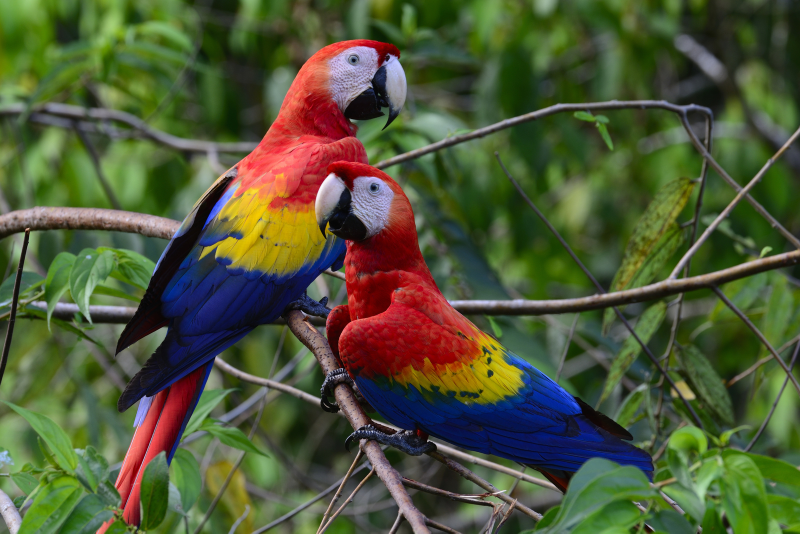
#> input picture AIML Data images/sample4.jpg, 1600 x 1067 px, found by its file name (shown at 1/2 size)
$ jupyter execute AIML.ipynb
#> lines starting #> are read from the running program, lines starting #| are printed output that depends on the picture; after the words box and inside, x2 and y2 are one past the last pixel; in counts of white or black regions, pixels touching at a corner belong together
[cell 1]
from google.colab import files
uploaded = files.upload()
#> the answer given: sample4.jpg

[cell 2]
#importing all the libraries and packages required
import cv2
import numpy as np
import matplotlib.pyplot as plt
from sklearn.cluster import KMeans
import imutils

[cell 3]
#defining the number of clusters and inputting the file image, getting the original shape of image
clusters = 5
img = cv2.imread('/content/sample4.jpg')
#> img is the input picture: shape (1067, 1600, 3); mean B, G, R 55.3, 86.6, 79.1
org_img = img.copy()
print('Org image shape --> ',img.shape)
#| Org image shape -->  (1067, 1600, 3)

[cell 4]
#resizing the image for a faster process and less execution time
img = imutils.resize(img,height=200)
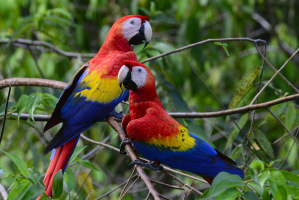
#> img: shape (200, 299, 3); mean B, G, R 55.3, 86.6, 79.1
print('After resizing shape --> ',img.shape)
#| After resizing shape -->  (200, 299, 3)
flat_img = np.reshape(img,(-1,3))
print('After Flattening shape --> ',flat_img.shape)
#| After Flattening shape -->  (59800, 3)

# making a clusters of dominant colors
kmeans = KMeans(n_clusters=clusters,random_state=0)
kmeans.fit(flat_img)
dominant_colors = np.array(kmeans.cluster_centers_,dtype='uint')

[cell 5]
# this code of lines is to show the block of dominant colors more accurately
percentages = (np.unique(kmeans.labels_,return_counts=True)[1])/flat_img.shape[0]
#> percentages = [0.239, 0.293, 0.321, 0.0745, 0.0722]
p_and_c = zip(percentages,dominant_colors)
p_and_c = sorted(p_and_c,reverse=True)
block = np.ones((50,50,3),dtype='uint')
plt.figure(figsize=(12,8))
for i in range(clusters):
    plt.subplot(1,clusters,i+1)
    block[:] = p_and_c[i][1][::-1] #to convert bgr(opencv) to rgb(matplotlib)
    plt.imshow(block)
    plt.xticks([])
    plt.yticks([])
    plt.xlabel(str(round(p_and_c[i][0]*100,2))+'%')
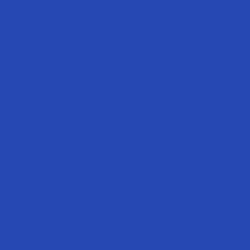
#> block: shape (50, 50, 3) uint64 (shown 5 times larger); mean of channels 0, 1, 2 178, 72, 37; drawn as B, G, R
bar = np.ones((50,500,3),dtype='uint')
plt.figure(figsize=(12,8))
plt.title('Proportions of colors in the image')
start = 0
i = 1
for p,c in p_and_c:
    end = start+int(p*bar.shape[1])
    if i==clusters:
        bar[:,start:] = c[::-1]
    else:
        bar[:,start:end] = c[::-1]
    start = end
    i+=1
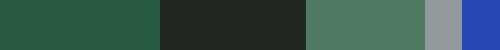
#> bar: shape (50, 500, 3) uint64; mean of channels 0, 1, 2 78.9, 86.2, 54.7; drawn as B, G, R
#> after the loop, i = 6
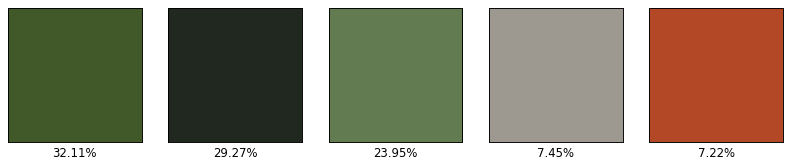
#> figure drawn by matplotlib, 5 panels

[cell 6]
#to  show the block of colors in the form of bar
from google.colab.patches import cv2_imshow
plt.imshow(bar)
plt.xticks([])
plt.yticks([])

# making of the final result
rows = 1000
cols = int((org_img.shape[0]/org_img.shape[1])*rows)
#> cols = 666
img = cv2.resize(org_img,dsize=(rows,cols),interpolation=cv2.INTER_LINEAR)
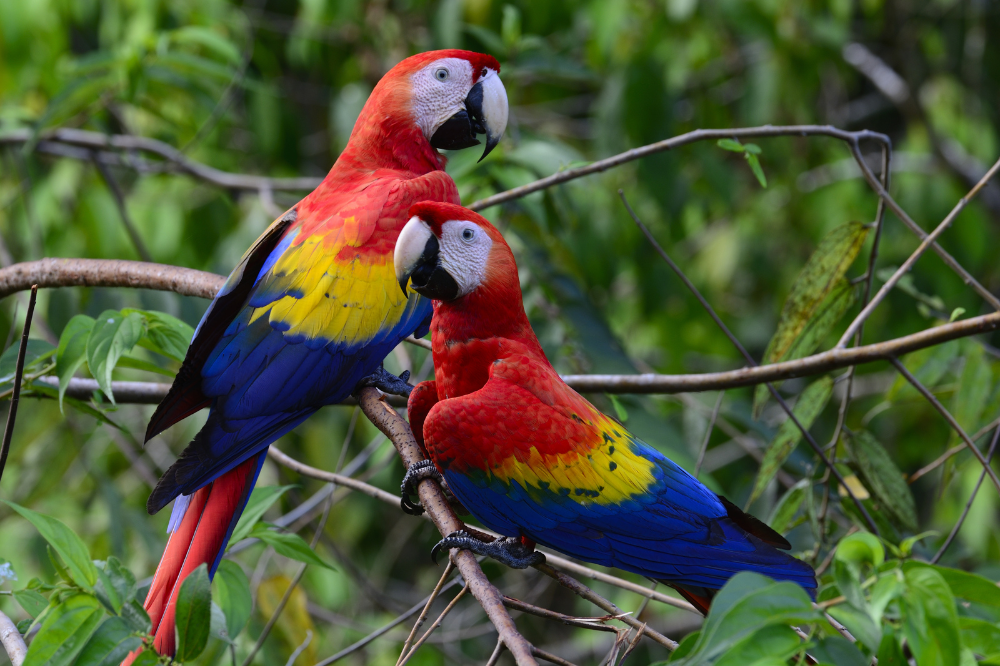
#> img: shape (666, 1000, 3); mean B, G, R 55.2, 86.5, 79
copy = img.copy()
cv2.rectangle(copy,(rows//2-250,cols//2-90),(rows//2+250,cols//2+110),(255,255,255),-1)
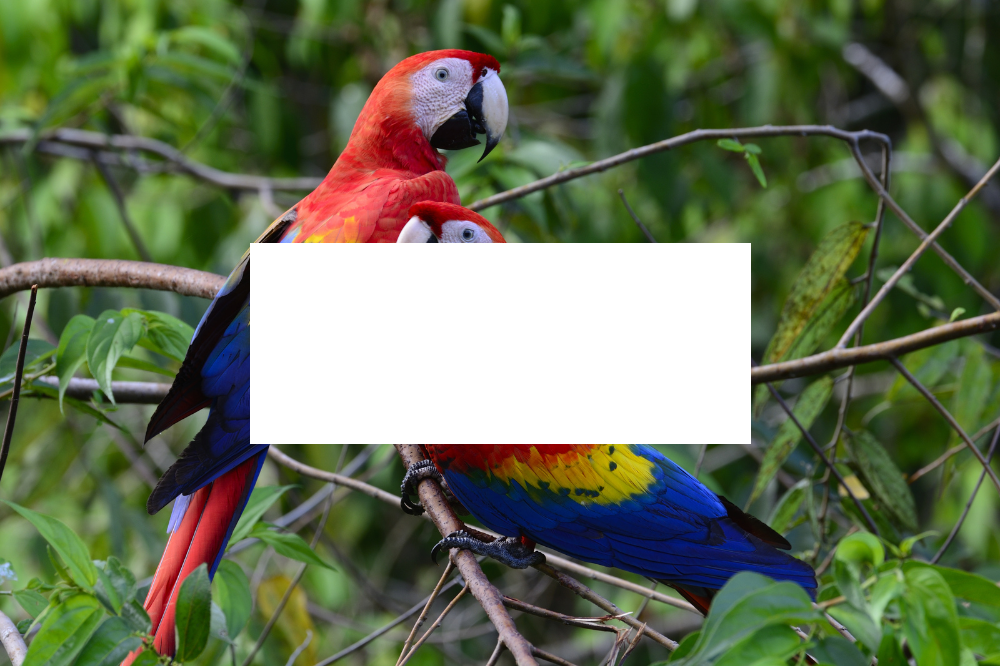
#> copy: shape (666, 1000, 3); 15.12% of pixels changed, all inside (x1, y1, x2, y2) = (250, 243, 751, 444)
final = cv2.addWeighted(img,0.1,copy,0.9,0)
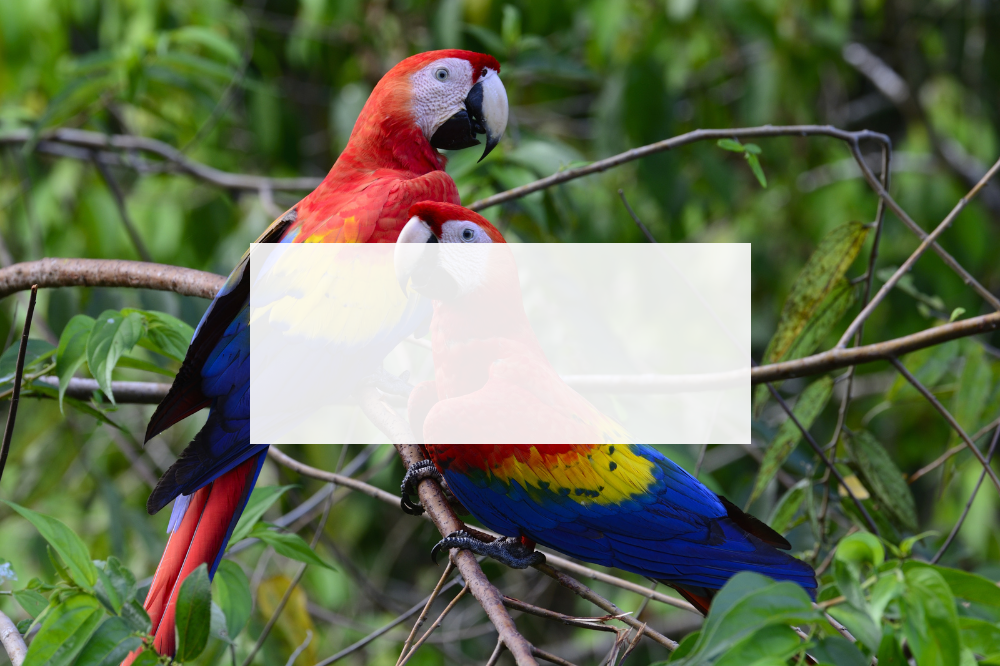
#> final: shape (666, 1000, 3); mean B, G, R 83.2, 111.5, 101.4
cv2.putText(final,'Most Dominant Colors in the Image',(rows//2-230,cols//2-40),cv2.FONT_HERSHEY_DUPLEX,0.8,(0,0,0),1,cv2.LINE_AA)
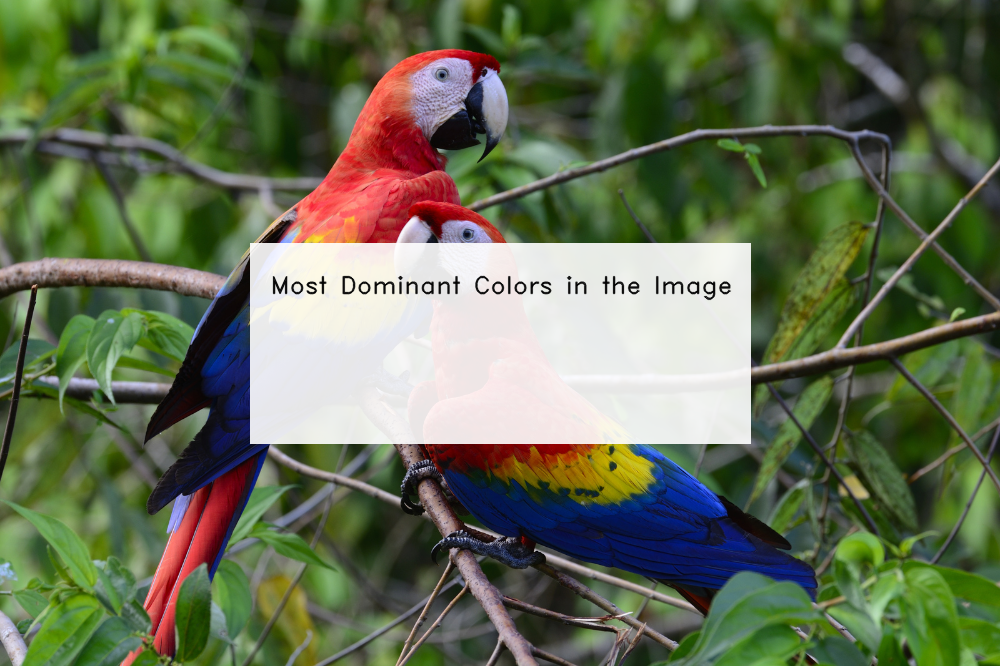
#> final: shape (666, 1000, 3); 0.51% of pixels changed, all inside (x1, y1, x2, y2) = (272, 275, 732, 301)
start = rows//2-220
for i in range(5):
    end = start+70
    final[cols//2:cols//2+70,start:end] = p_and_c[i][1]
    cv2.putText(final,str(i+1),(start+25,cols//2+45),cv2.FONT_HERSHEY_DUPLEX,1,(255,255,255),1,cv2.LINE_AA)
    start = end+20
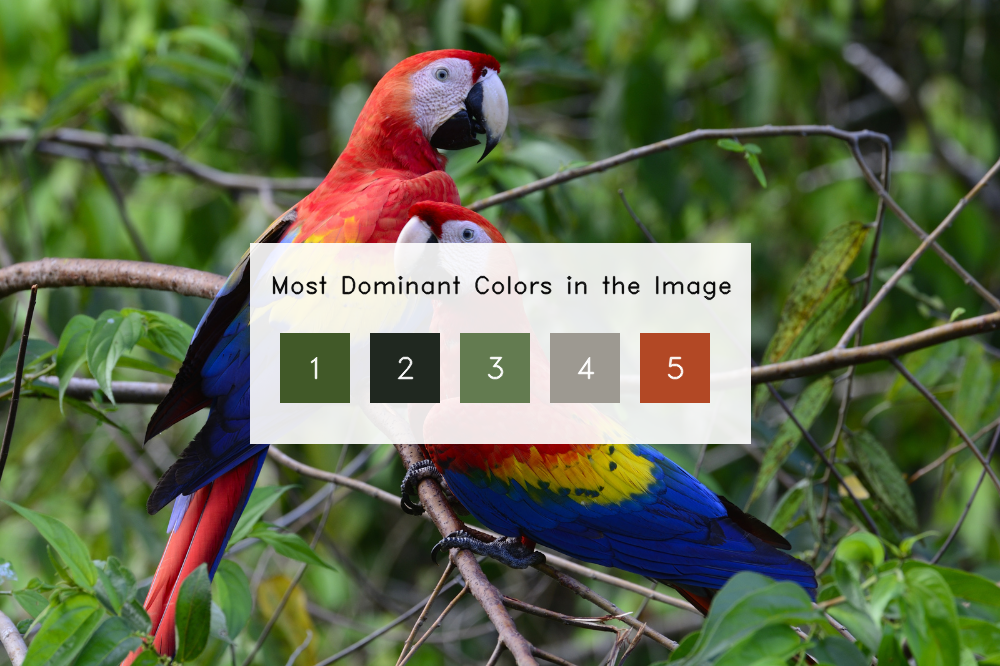
#> final: shape (666, 1000, 3); 3.68% of pixels changed, all inside (x1, y1, x2, y2) = (280, 333, 710, 403)
plt.show()
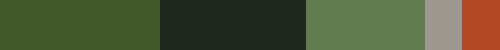
#> shown: shape (50, 500, 3); mean R, G, B 78.9, 86.2, 54.7
cv2_imshow(final)
cv2.waitKey(0)
cv2.destroyAllWindows()
cv2.imwrite('output.png',final)
#> Out = True

$ run again, with AIML Data images/sample1.jpg copied over AIML Data images/sample4.jpg
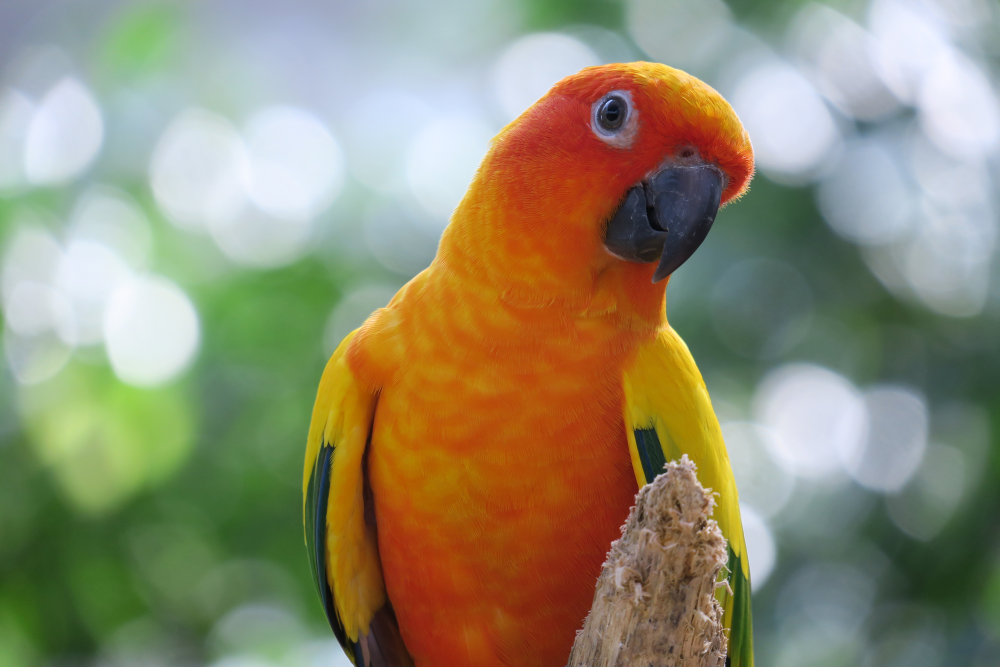
#> input picture AIML Data images/sample1.jpg, 3000 x 2000 px, found by its file name (shown at 1/3 size)
#> img is the input picture: shape (2000, 3000, 3); mean B, G, R 114, 140.1, 144.6
#| Org image shape -->  (2000, 3000, 3)
#| After resizing shape -->  (200, 300, 3)
#| After Flattening shape -->  (60000, 3)
#> copy: shape (666, 1000, 3); mean B, G, R 145.4, 161.2, 160
#> after the loop `for i in range(5):`:
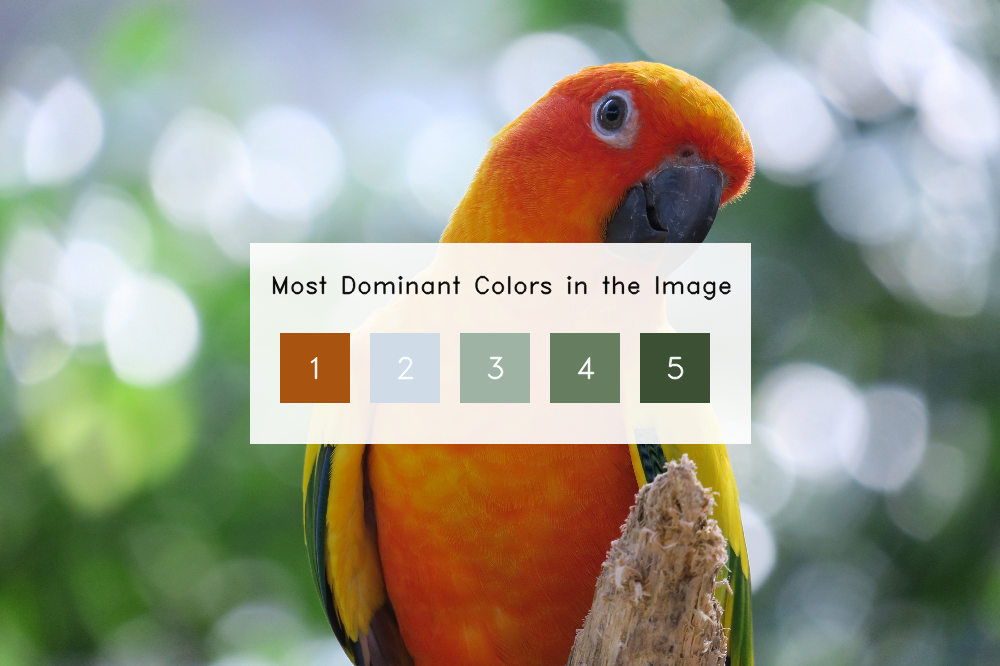
#> final: shape (666, 1000, 3); mean B, G, R 137.3, 154.6, 153.9
#> `plt.show()`:
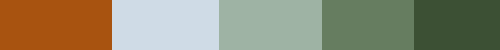
#> shown: shape (50, 500, 3); mean R, G, B 143.6, 139.1, 113.2
#> Out = True

$ run again, with AIML Data images/sample.jpg copied over AIML Data images/sample4.jpg
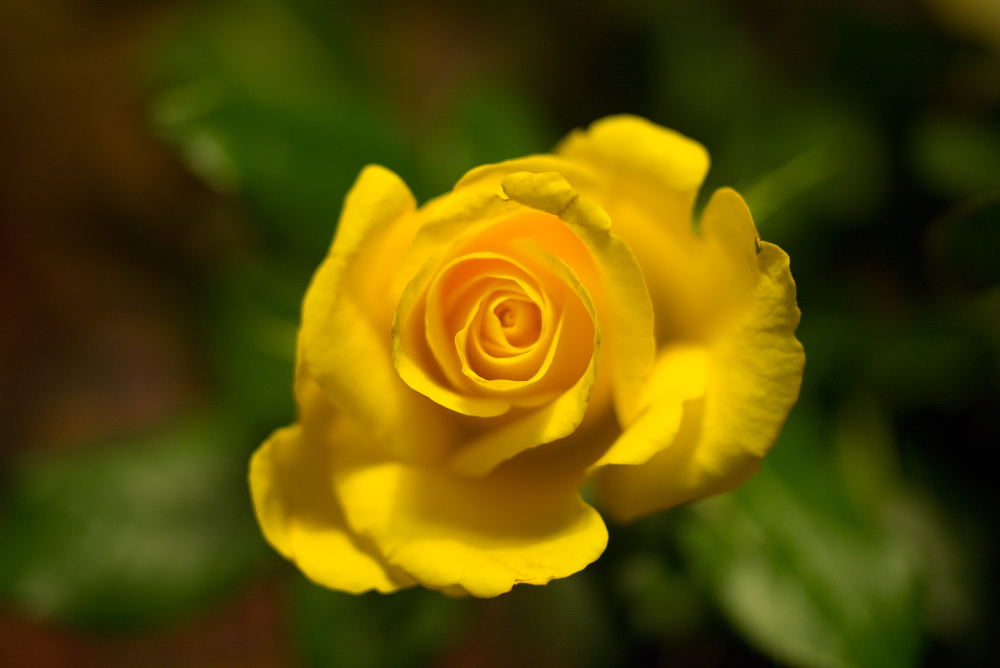
#> input picture AIML Data images/sample.jpg, 2000 x 1336 px, found by its file name (shown at 1/2 size)
#> img is the input picture: shape (1336, 2000, 3); mean B, G, R 3.5, 76.5, 89
#| Org image shape -->  (1336, 2000, 3)
#| After resizing shape -->  (200, 299, 3)
#| After Flattening shape -->  (59800, 3)
#> copy: shape (668, 1000, 3); mean B, G, R 41.9, 93.7, 98.3
#> `plt.show()`:
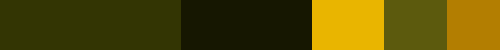
#> shown: shape (50, 500, 3); mean R, G, B 88.3, 76, 3.1
#> Out = True
